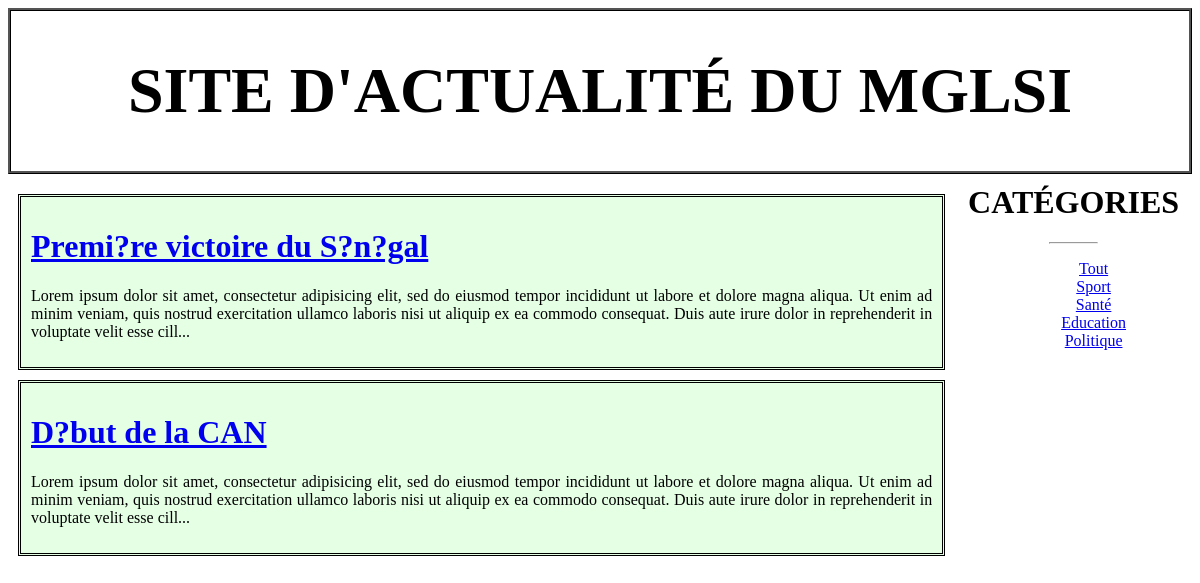
Screenshot of /index.php?action=categorie&id=1 with the database file from the repository.
### tables this page shows
CREATE TABLE IF NOT EXISTS `article` (
  `id` int(11) NOT NULL AUTO_INCREMENT,
  `titre` varchar(255) DEFAULT NULL,
  `contenu` text,
  `dateCreation` datetime DEFAULT CURRENT_TIMESTAMP,
  `dateModification` datetime DEFAULT CURRENT_TIMESTAMP,
  `categorie` int(11) DEFAULT NULL,
  PRIMARY KEY (`id`),
  KEY `fk_categorie_article` (`categorie`)
);

CREATE TABLE IF NOT EXISTS `categorie` (
  `id` int(11) NOT NULL AUTO_INCREMENT,
  `libelle` varchar(20) DEFAULT NULL,
  PRIMARY KEY (`id`)
);

### controleur/Controller.php (called while the page is built, shortened)
<?php
	require_once 'modele/Article.php';
	require_once 'modele/Categorie.php';
	class Controller
	{
		public function showCategorie($id)
		{
			$articles = Article::getByCategoryId($id);
			$categories = Categorie::getList();
			require_once 'vue/articleByCategorie.php';
		}
	}
?>

### modele/Article.php (called while the page is built, shortened)
<?php
	class Article
	{
		public static function getByCategoryId($id)
		{
			$bdd = ConnexionManager::getInstance();
			$data = $bdd->query('SELECT * FROM Article WHERE categorie = '.$id);
			$articles = $data->fetchAll(PDO::FETCH_CLASS, 'Article');
			return $articles;
		}
	}
?>

### modele/Categorie.php (called while the page is built, shortened)
<?php
	class Categorie
	{
		public static function getList()
		{
			$bdd = ConnexionManager::getInstance();
			$reponse = $bdd->query('SELECT * FROM Categorie');
			$data = $reponse->fetchAll(PDO::FETCH_CLASS, 'Categorie');
			return $data;
		}
	}
?>

### vue/articleByCategorie.php (the view, shortened to what this page needs)
<!DOCTYPE html>
<html>
<head>
	<link rel="stylesheet" type="text/css" href="assets/css/style.css">
</head>
<body>
	<?php require_once 'inc/entete.php'; ?>
	<div id="contenu">
		<?php if (!empty($articles)): ?>
			<?php foreach ($articles as $article): ?>
				<div class="article">
					<h1><a href="index.php?action=article&id=<?= $article->id ?>"><?= $article->titre ?></a></h1>
					<p><?= substr($article->contenu, 0, 300) . '...' ?></p>
				</div>
			<?php endforeach ?>
		<?php else: ?>
			<div class="message">Aucun article trouvé</div>
		<?php endif ?>
	</div>
	<?php
		require_once 'inc/menu.php';
	?>
</body>
</html>

### vue/inc/menu.php
<div id="menu">
	<h1>Catégories</h1><hr width="20%">
	<ul>
		<li><a href="index.php">Tout</a></li>
		<?php foreach ($categories as $categorie): ?>
			<li><a href="index.php?action=categorie&id=<?= $categorie->id ?>"><?= $categorie->libelle ?></a></li>
		<?php endforeach ?>
	</ul>
</div>

### assets/css/style.css (style rules this page uses)
#contenu { float: left; width: 80%; text-align: justify; }
#menu { margin-left: 80%; text-align: center; }
#menu li { list-style-type: none; }
#menu h1 { margin-top: 0px; padding-top: 0px; font-family: "AGENCY FB"; text-transform: uppercase; }
.article { margin: 10px; padding: 10px; border:3px double black; background-color: rgba(0, 255, 0, 0.1); }

### rows the page displays
article: titre "Premi?re victoire du S?n?gal", contenu "Lorem ipsum dolor sit amet, consectetur adipisicing elit, sed do eiusmod tempor incididunt ut labore et dolore magna aliqua. Ut enim ad minim veniam, quis nostrud exercitation ullamco laboris nisi ut aliquip ex ea commodo consequat. Duis aute irure dolor in reprehenderit in voluptate velit esse cill"
article: titre "D?but de la CAN", contenu "Lorem ipsum dolor sit amet, consectetur adipisicing elit, sed do eiusmod tempor incididunt ut labore et dolore magna aliqua. Ut enim ad minim veniam, quis nostrud exercitation ullamco laboris nisi ut aliquip ex ea commodo consequat. Duis aute irure dolor in reprehenderit in voluptate velit esse cill"
categorie: libelle "Sport"
categorie: libelle "Santé"
categorie: libelle "Education"
categorie: libelle "Politique"
